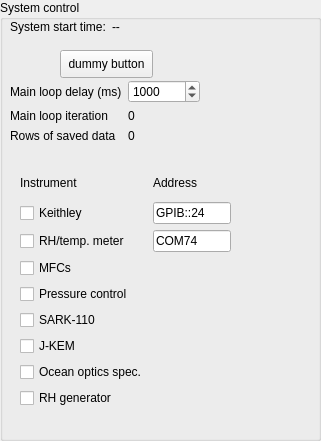
   <widget class="QGroupBox" name="system_control_box">
    <property name="geometry">
     <rect>
      <x>10</x>
      <y>10</y>
      <width>321</width>
      <height>441</height>
     </rect>
    </property>
    <property name="title">
     <string>System control</string>
    </property>
    <widget class="QWidget" name="formLayoutWidget_2">
     <property name="geometry">
      <rect>
       <x>10</x>
       <y>80</y>
       <width>190</width>
       <height>81</height>
      </rect>
     </property>
     <layout class="QFormLayout" name="system_loop_grid">
      <item row="1" column="0">
       <widget class="QLabel" name="main_loop_delay_label">
        <property name="text">
         <string>Main loop delay (ms)</string>
        </property>
       </widget>
      </item>
      <item row="2" column="0">
       <widget class="QLabel" name="main_loop_iteration_label">
        <property name="text">
         <string>Main loop iteration</string>
        </property>
       </widget>
      </item>
      <item row="2" column="1">
       <widget class="QLabel" name="main_loop_counter_display">
        <property name="text">
         <string>0</string>
        </property>
       </widget>
      </item>
      <item row="3" column="0">
       <widget class="QLabel" name="rows_of_saved_data_label">
        <property name="text">
         <string>Rows of saved data</string>
        </property>
       </widget>
      </item>
      <item row="3" column="1">
       <widget class="QLabel" name="rows_of_saved_data_display">
        <property name="text">
         <string>0</string>
        </property>
       </widget>
      </item>
      <item row="1" column="1">
       <widget class="QSpinBox" name="set_main_loop_delay">
        <property name="minimum">
         <number>200</number>
        </property>
        <property name="maximum">
         <number>50000</number>
        </property>
        <property name="singleStep">
         <number>200</number>
        </property>
        <property name="value">
         <number>1000</number>
        </property>
       </widget>
      </item>
     </layout>
    </widget>
    <widget class="QWidget" name="formLayoutWidget_5">
     <property name="geometry">
      <rect>
       <x>10</x>
       <y>20</y>
       <width>301</width>
       <height>21</height>
      </rect>
     </property>
     <layout class="QFormLayout" name="sys_start_time_grid">
      <item row="0" column="0">
       <widget class="QLabel" name="app_start_time_label">
        <property name="text">
         <string>System start time:</string>
        </property>
       </widget>
      </item>
      <item row="0" column="1">
       <widget class="QLabel" name="app_start_time_display">
        <property name="text">
         <string>--</string>
        </property>
       </widget>
      </item>
     </layout>
    </widget>
    <widget class="QWidget" name="gridLayoutWidget">
     <property name="geometry">
      <rect>
       <x>20</x>
       <y>170</y>
       <width>211</width>
       <height>238</height>
      </rect>
     </property>
     <layout class="QGridLayout" name="instruments_connected_grid">
      <item row="7" column="0">
       <widget class="QCheckBox" name="oo_on">
        <property name="text">
         <string>Ocean optics spec.</string>
        </property>
       </widget>
      </item>
      <item row="0" column="0">
       <widget class="QLabel" name="instrument_label">
        <property name="text">
         <string>Instrument</string>
        </property>
       </widget>
      </item>
      <item row="1" column="1">
       <widget class="QLineEdit" name="keithley_address">
        <property name="enabled">
         <bool>true</bool>
        </property>
        <property name="text">
         <string>GPIB::24</string>
        </property>
        <property name="placeholderText">
         <string>GPIB::24</string>
        </property>
       </widget>
      </item>
      <item row="1" column="0">
       <widget class="QCheckBox" name="keithley_on">
        <property name="text">
         <string>Keithley</string>
        </property>
        <property name="checked">
         <bool>false</bool>
        </property>
        <property name="tristate">
         <bool>false</bool>
        </property>
       </widget>
      </item>
      <item row="0" column="1">
       <widget class="QLabel" name="dev_address_label">
        <property name="text">
         <string>Address</string>
        </property>
       </widget>
      </item>
      <item row="2" column="1">
       <widget class="QLineEdit" name="rhmeter_address">
        <property name="enabled">
         <bool>true</bool>
        </property>
        <property name="text">
         <string>COM74</string>
        </property>
        <property name="placeholderText">
         <string>COM74</string>
        </property>
       </widget>
      </item>
      <item row="2" column="0">
       <widget class="QCheckBox" name="rhmeter_on">
        <property name="text">
         <string>RH/temp. meter</string>
        </property>
       </widget>
      </item>
      <item row="4" column="0">
       <widget class="QCheckBox" name="pressure_control_on">
        <property name="enabled">
         <bool>true</bool>
        </property>
        <property name="text">
         <string>Pressure control</string>
        </property>
        <property name="checkable">
         <bool>true</bool>
        </property>
        <property name="checked">
         <bool>false</bool>
        </property>
        <property name="tristate">
         <bool>false</bool>
        </property>
       </widget>
      </item>
      <item row="8" column="0">
       <widget class="QCheckBox" name="rh_generator_on">
        <property name="text">
         <string>RH generator</string>
        </property>
       </widget>
      </item>
      <item row="6" column="0">
       <widget class="QCheckBox" name="jkem_on">
        <property name="text">
         <string>J-KEM</string>
        </property>
       </widget>
      </item>
      <item row="3" column="0">
       <widget class="QCheckBox" name="mfcs_on">
        <property name="enabled">
         <bool>true</bool>
        </property>
        <property name="text">
         <string>MFCs</string>
        </property>
        <property name="checkable">
         <bool>true</bool>
        </property>
        <property name="checked">
         <bool>false</bool>
        </property>
        <property name="tristate">
         <bool>false</bool>
        </property>
       </widget>
      </item>
      <item row="5" column="0">
       <widget class="QCheckBox" name="sark_on">
        <property name="text">
         <string>SARK-110</string>
        </property>
       </widget>
      </item>
     </layout>
    </widget>
    <widget class="QPushButton" name="dummy_button">
     <property name="geometry">
      <rect>
       <x>60</x>
       <y>50</y>
       <width>93</width>
       <height>28</height>
      </rect>
     </property>
     <property name="text">
      <string>dummy button</string>
     </property>
    </widget>
   </widget>
